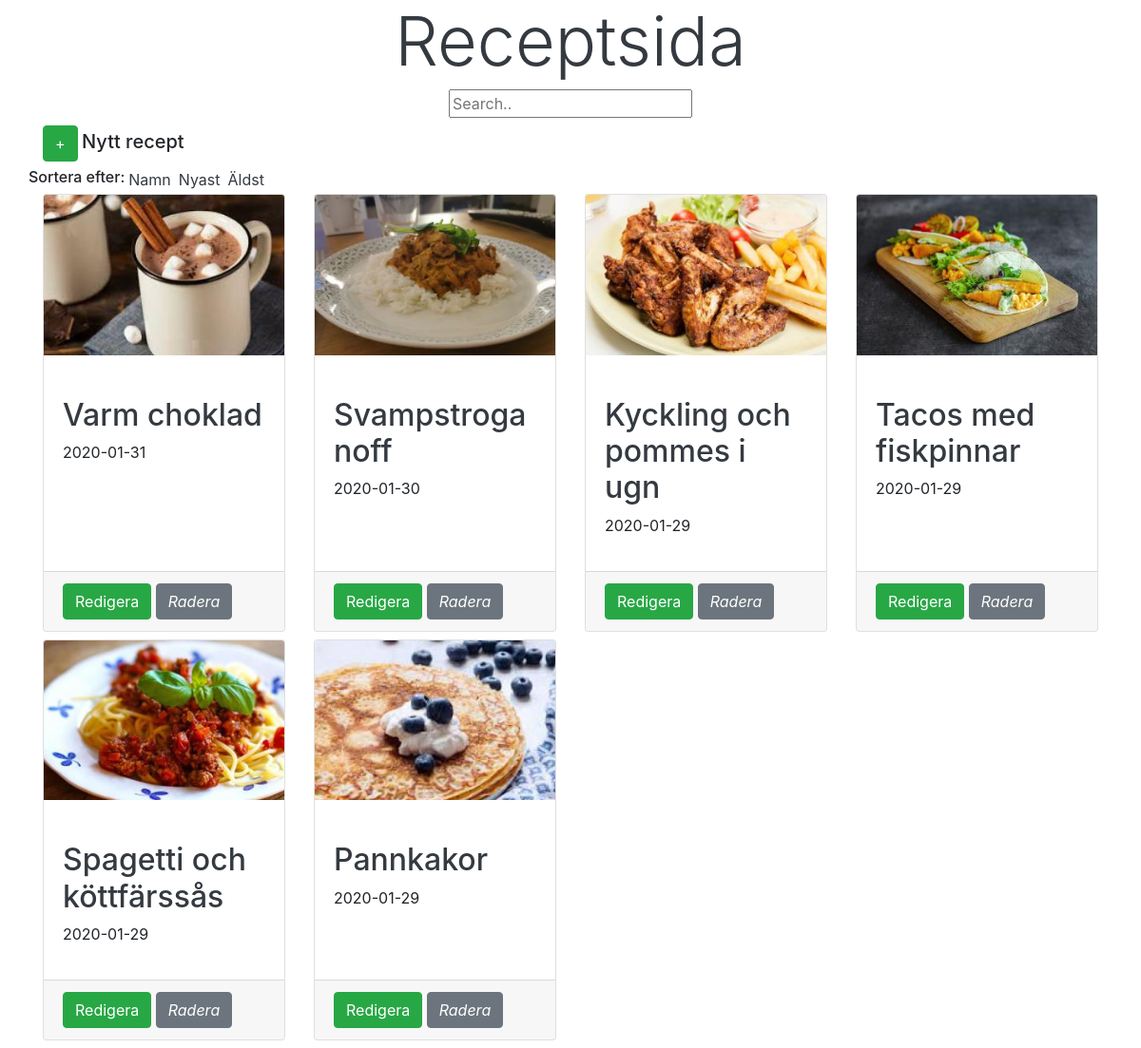
The app's page /home.php with its own data.
### tables this page shows
CREATE TABLE recipes
(
	id INTEGER not null
		constraint recipes_pk
			primary key,
	name varchar
, img varchar default NULL, date varchar);

### home.php (called while the page is built, shortened)
<?php
require "db.php";
if($vars == null){
    $vars = "";
}
$option = $vars;
$recipes = getAllRecipes($option);
require "views//index.view.php";

### db.php (called while the page is built, shortened)
<?php
function connect()
{
    try {
        $dsn = "sqlite:" . __DIR__ . "/recipes.sqlite";
        $db = new PDO($dsn);
        $db->setAttribute(PDO::ATTR_ERRMODE, PDO::ERRMODE_EXCEPTION);
        $db->setAttribute(PDO::ATTR_DEFAULT_FETCH_MODE, PDO::FETCH_ASSOC);
        return $db;
    } catch (PDOException $e) {
        echo $e->errorInfo;
        exit();
    }
}
function fetchAll($query)
{
    $db = connect();
    $stmt = $db->prepare($query);
    $stmt->execute();
    $result = $stmt->fetchAll();
    return $result;
}
function getAllRecipes($option)
{
    $ids = array();
    $result = array();
    $oneDimensionalArray = array();
    $query = "SELECT * FROM recipes";
    if ($option["option"] ?? null) {
        if ($option["option"] === "namn") {
            $query .= " ORDER BY name";
        } else if ($option["option"] === "nyast") {
            $query .= " ORDER BY id DESC";
        } else if ($option["option"] === "sökning") {
            $query .= " WHERE name LIKE '%$search%'";
            for ($i = 1; $i < 10; $i++) {
                $id = fetchAll("SELECT id FROM ingredients WHERE ingredient_" . $i . " LIKE '%$search%'");
                if (!empty($id)) {
                    array_push($ids, $id);
                }
            }
            if (!empty($ids)) {
                foreach ($ids as $key => $value) {
                    $name = getOneName($value[0]["id"]);
                    array_push($oneDimensionalArray, $name);
                }
            }
        }
    } else {
        $query .= " ORDER BY id DESC";
    }
    if (!empty($oneDimensionalArray)) {
        $result = call_user_func_array('array_merge', $oneDimensionalArray);
    } else {
        $result = array();
    }
    $fetch = fetchAll($query);
    if (!empty($fetch)) {
        if (!empty($result)) {
            foreach ($fetch as $value) {
                array_unshift($result, $value);
            }
        } else {
            foreach ($fetch as $value) {
                array_push($result, $value);
            }
        }
    }
    return $result;
}

### views/index.view.php (the view, shortened to what this page needs)
<!doctype html>
<html lang="en">
<head>
    <link rel="stylesheet" href="https://stackpath.bootstrapcdn.com/bootstrap/4.4.1/css/bootstrap.min.css"
>
</head>
<body>
<main role="main" class="container">
    <div class="col">
        <div class="text-center"><h1 class="display-3"><a class="text-dark" href="../">Receptsida</a></h1></div>
        <form action="/sökning" method="get">
            <div class="text-center">
                <label for="search">
                    <input type="text" name="search" id="search" placeholder="Search.."> <br>
                </label>
            </div>
        </form>
    </div>
    <a href="nyttRecept" class="btn btn-success">+</a> <label for=""><h2 class="h5">Nytt recept</h2></label>
    <div class="row">
        <p class="h6"> Sortera efter: </p>
        <div class="mx-1"><a class="text-dark" href="/namn">Namn</a></div>
        <div class="mx-1"><a class="text-dark" href="/nyast">Nyast</a></div>
        <div class="mx-1"><a class="text-dark" href="/äldst">Äldst</a></div>
    </div>
    <div class="row">
        <?php
        foreach ($recipes as $recipe) {
                ?>
                <div class=" mb-2 d-flex align-content-stretch col-12 col-md-6 col-lg-4 col-xl-3">
                    <div class="card">
                        <?php if($recipe["img"] != null) { ?>
                            <a href="recept/<?= $recipe["id"] ?>"><img class="card-img-top"
                                                                       src="uploads/<?= $recipe["img"] ?>"
                                                                       alt="Card image cap"></a>
                        <?php } ?>
                        <div class="card-body">
                            <br>
                            <a href="recept/<?= $recipe["id"] ?>"><h2
                                    class="text-dark"><?= $recipe["name"]; ?></h2></a>
                            <p><?= $recipe["date"] ?></p>
                        </div>
                        <div class="card-footer">
                            <a href="redigeraRecept/<?= $recipe["id"] ?>" class="btn btn-success">Redigera</a>
                            <a onclick="return confirm('Är du säker på att du vill radera receptet?')"
                               href="raderaRecept/<?= $recipe["id"] ?>" class="btn btn-secondary"><i>Radera</i></a>
                        </div>
                    </div>
                </div>
            <?php
        }
        ?>
    </div>
</main>
</body>
</html>

### views/index.view.php (style rules this page uses)
a { text-decoration: none; color: black; }

### records on screen
recipes: img (picture), name "Varm choklad", date "2020-01-31"
recipes: img (picture), name "Svampstroganoff", date "2020-01-30"
recipes: img (picture), name "Kyckling och pommes i ugn", date "2020-01-29"
recipes: img (picture), name "Tacos med fiskpinnar", date "2020-01-29"
recipes: img (picture), name "Spagetti och köttfärssås", date "2020-01-29"
recipes: img (picture), name "Pannkakor", date "2020-01-29"
